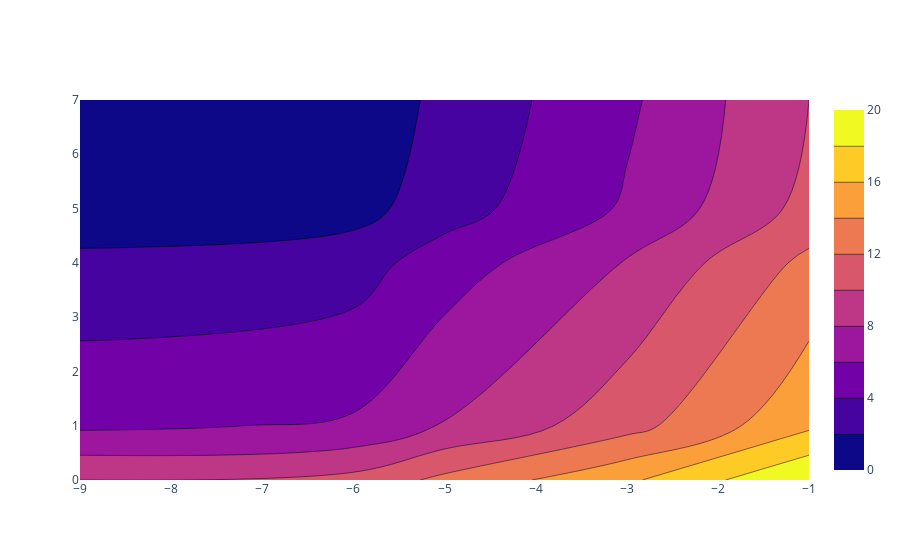

The notebook cell this image was saved under:
### Markdown cell above
## Setting X and Y Coordinates in a Contour Plot

### Code cell
fig = go.Figure(
    data=go.Contour(
        z=[
            [10, 10.625, 12.5, 15.625, 20],
            [5.625, 6.25, 8.125, 11.25, 15.625],
            [2.5, 3.125, 5.0, 8.125, 12.5],
            [0.625, 1.25, 3.125, 6.25, 10.625],
            [0, 0.625, 2.5, 5.625, 10],
        ],
        x=[-9, -6, -5, -3, -1],  # horizontal axis
        y=[0, 1, 4, 5, 7],  # vertical axis
    )
)
fig.show()

### Figure 1 — Plotly figure (JSON) as saved in the notebook; plotly's stock layout.template omitted (floating-point values rounded to 4 significant figures)
{"data": [{"type": "contour", "x": [-9, -6, -5, -3, -1], "y": [0, 1, 4, 5, 7], "z": [[10, 10.62, 12.5, 15.62, 20], [5.625, 6.25, 8.125, 11.25, 15.62], [2.5, 3.125, 5, 8.125, 12.5], [0.625, 1.25, 3.125, 6.25, 10.62], [0, 0.625, 2.5, 5.625, 10]]}], "layout": {}}
